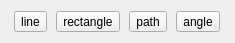
<?xml version="1.0" encoding="UTF-8"?>
<!--
 Addle source code
 Copyright 2019 Eleanor Hawk
 Modification and distribution permitted under the terms of the MIT License.
 See "LICENSE" for full details.
-->
<ui version="4.0">
 <class>Form</class>
 <widget class="QWidget" name="Form">
  <property name="geometry">
   <rect>
    <x>0</x>
    <y>0</y>
    <width>235</width>
    <height>43</height>
   </rect>
  </property>
  <property name="windowTitle">
   <string>Form</string>
  </property>
  <layout class="QHBoxLayout" name="horizontalLayout">
   <item>
    <widget class="QToolButton" name="toolButton">
     <property name="text">
      <string>line</string>
     </property>
    </widget>
   </item>
   <item>
    <widget class="QToolButton" name="toolButton_2">
     <property name="text">
      <string>rectangle</string>
     </property>
    </widget>
   </item>
   <item>
    <widget class="QToolButton" name="toolButton_3">
     <property name="text">
      <string>path</string>
     </property>
    </widget>
   </item>
   <item>
    <widget class="QToolButton" name="toolButton_4">
     <property name="text">
      <string>angle</string>
     </property>
    </widget>
   </item>
  </layout>
 </widget>
 <resources/>
 <connections/>
</ui>
